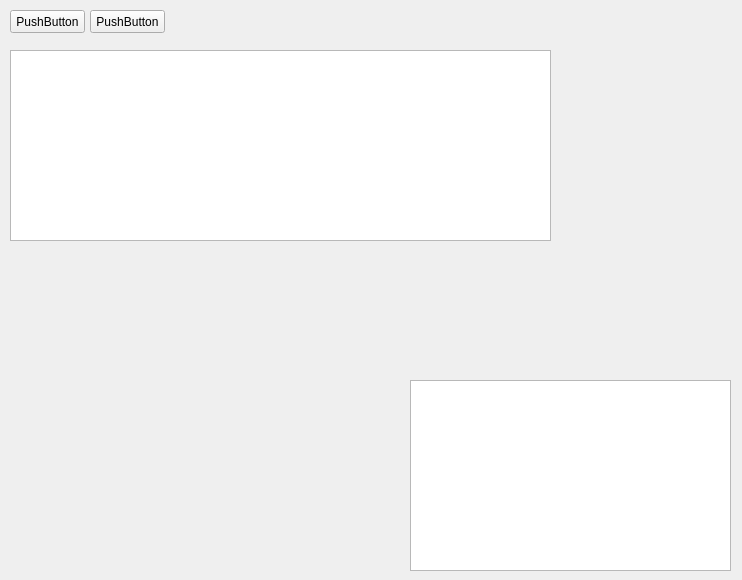
<?xml version="1.0" encoding="UTF-8"?>
<ui version="4.0">
 <class>MainWindow</class>
 <widget class="QMainWindow" name="MainWindow">
  <property name="geometry">
   <rect>
    <x>0</x>
    <y>0</y>
    <width>742</width>
    <height>580</height>
   </rect>
  </property>
  <property name="windowTitle">
   <string>MainWindow</string>
  </property>
  <widget class="QWidget" name="centralwidget">
   <widget class="QPushButton" name="pushButton">
    <property name="geometry">
     <rect>
      <x>10</x>
      <y>10</y>
      <width>75</width>
      <height>23</height>
     </rect>
    </property>
    <property name="text">
     <string>PushButton</string>
    </property>
   </widget>
   <widget class="QPushButton" name="pushButton_2">
    <property name="geometry">
     <rect>
      <x>90</x>
      <y>10</y>
      <width>75</width>
      <height>23</height>
     </rect>
    </property>
    <property name="text">
     <string>PushButton</string>
    </property>
   </widget>
   <widget class="QTextBrowser" name="textBrowser">
    <property name="geometry">
     <rect>
      <x>10</x>
      <y>50</y>
      <width>541</width>
      <height>191</height>
     </rect>
    </property>
   </widget>
   <widget class="QTextBrowser" name="textBrowser_2">
    <property name="geometry">
     <rect>
      <x>410</x>
      <y>380</y>
      <width>321</width>
      <height>191</height>
     </rect>
    </property>
   </widget>
  </widget>
 </widget>
 <resources/>
 <connections/>
</ui>
